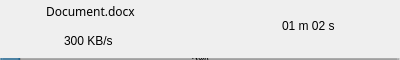
<?xml version="1.0" encoding="UTF-8"?>
<ui version="4.0">
 <class>RecentFile</class>
 <widget class="QWidget" name="RecentFile">
  <property name="geometry">
   <rect>
    <x>0</x>
    <y>0</y>
    <width>400</width>
    <height>60</height>
   </rect>
  </property>
  <property name="sizePolicy">
   <sizepolicy hsizetype="Preferred" vsizetype="Preferred">
    <horstretch>0</horstretch>
    <verstretch>0</verstretch>
   </sizepolicy>
  </property>
  <property name="minimumSize">
   <size>
    <width>400</width>
    <height>60</height>
   </size>
  </property>
  <property name="maximumSize">
   <size>
    <width>400</width>
    <height>60</height>
   </size>
  </property>
  <property name="windowTitle">
   <string/>
  </property>
  <property name="styleSheet">
   <string notr="true">RecentFile
{
	background-color: transparent;
}

#lTransferType, #lTransferTypeActive, #lFileType, #lFileTypeActive, #lGetLink, #lFileTypeCompleted, #lTransferTypeCompleted
{
	border: none;
}
</string>
  </property>
  <widget class="QStackedWidget" name="sTransferState">
   <property name="geometry">
    <rect>
     <x>0</x>
     <y>0</y>
     <width>400</width>
     <height>60</height>
    </rect>
   </property>
   <property name="minimumSize">
    <size>
     <width>400</width>
     <height>60</height>
    </size>
   </property>
   <property name="maximumSize">
    <size>
     <width>400</width>
     <height>60</height>
    </size>
   </property>
   <property name="currentIndex">
    <number>1</number>
   </property>
   <widget class="QWidget" name="completedTransfer">
    <property name="minimumSize">
     <size>
      <width>400</width>
      <height>60</height>
     </size>
    </property>
    <property name="maximumSize">
     <size>
      <width>400</width>
      <height>60</height>
     </size>
    </property>
    <layout class="QHBoxLayout" name="horizontalLayout">
     <property name="spacing">
      <number>5</number>
     </property>
     <property name="leftMargin">
      <number>20</number>
     </property>
     <property name="topMargin">
      <number>0</number>
     </property>
     <property name="rightMargin">
      <number>0</number>
     </property>
     <property name="bottomMargin">
      <number>0</number>
     </property>
     <item>
      <widget class="QPushButton" name="lTransferTypeCompleted">
       <property name="text">
        <string/>
       </property>
       <property name="icon">
        <iconset resource="../Resources_win.qrc">
         <normaloff>:/images/download_item_ico.png</normaloff>:/images/download_item_ico.png</iconset>
       </property>
       <property name="iconSize">
        <size>
         <width>12</width>
         <height>12</height>
        </size>
       </property>
      </widget>
     </item>
     <item>
      <widget class="QPushButton" name="lFileTypeCompleted">
       <property name="text">
        <string/>
       </property>
       <property name="icon">
        <iconset resource="../Resources_win.qrc">
         <normaloff>:/images/small_aftereffects.png</normaloff>:/images/small_aftereffects.png</iconset>
       </property>
       <property name="iconSize">
        <size>
         <width>20</width>
         <height>22</height>
        </size>
       </property>
      </widget>
     </item>
     <item>
      <widget class="QLabel" name="lFileNameCompleted">
       <property name="minimumSize">
        <size>
         <width>150</width>
         <height>0</height>
        </size>
       </property>
       <property name="text">
        <string>Image.jpeg</string>
       </property>
      </widget>
     </item>
     <item>
      <spacer name="horizontalSpacer">
       <property name="orientation">
        <enum>Qt::Horizontal</enum>
       </property>
       <property name="sizeHint" stdset="0">
        <size>
         <width>17</width>
         <height>20</height>
        </size>
       </property>
      </spacer>
     </item>
     <item>
      <widget class="QPushButton" name="lGetLink">
       <property name="text">
        <string/>
       </property>
       <property name="icon">
        <iconset resource="../Resources_win.qrc">
         <normaloff>:/images/clear_item_ico.png</normaloff>:/images/clear_item_ico.png</iconset>
       </property>
       <property name="iconSize">
        <size>
         <width>12</width>
         <height>12</height>
        </size>
       </property>
      </widget>
     </item>
    </layout>
   </widget>
   <widget class="QWidget" name="activeTransfer">
    <property name="minimumSize">
     <size>
      <width>400</width>
      <height>60</height>
     </size>
    </property>
    <property name="maximumSize">
     <size>
      <width>400</width>
      <height>60</height>
     </size>
    </property>
    <layout class="QVBoxLayout" name="verticalLayout_3">
     <property name="leftMargin">
      <number>0</number>
     </property>
     <property name="topMargin">
      <number>0</number>
     </property>
     <property name="rightMargin">
      <number>0</number>
     </property>
     <property name="bottomMargin">
      <number>0</number>
     </property>
     <item>
      <widget class="QWidget" name="wContainer" native="true">
       <layout class="QVBoxLayout" name="verticalLayout_4">
        <property name="leftMargin">
         <number>0</number>
        </property>
        <property name="topMargin">
         <number>0</number>
        </property>
        <property name="rightMargin">
         <number>0</number>
        </property>
        <property name="bottomMargin">
         <number>0</number>
        </property>
        <item>
         <widget class="QWidget" name="widget" native="true">
          <layout class="QVBoxLayout" name="verticalLayout_2">
           <property name="leftMargin">
            <number>0</number>
           </property>
           <property name="topMargin">
            <number>0</number>
           </property>
           <property name="rightMargin">
            <number>0</number>
           </property>
           <property name="bottomMargin">
            <number>0</number>
           </property>
           <item>
            <widget class="QWidget" name="widget_2" native="true">
             <layout class="QHBoxLayout" name="horizontalLayout_3">
              <property name="leftMargin">
               <number>0</number>
              </property>
              <property name="topMargin">
               <number>0</number>
              </property>
              <property name="rightMargin">
               <number>0</number>
              </property>
              <property name="bottomMargin">
               <number>0</number>
              </property>
              <item>
               <widget class="QPushButton" name="lFileType">
                <property name="minimumSize">
                 <size>
                  <width>40</width>
                  <height>42</height>
                 </size>
                </property>
                <property name="maximumSize">
                 <size>
                  <width>40</width>
                  <height>42</height>
                 </size>
                </property>
                <property name="text">
                 <string/>
                </property>
                <property name="icon">
                 <iconset>
                  <normalon>:/images/small_word.png</normalon>
                 </iconset>
                </property>
                <property name="iconSize">
                 <size>
                  <width>40</width>
                  <height>42</height>
                 </size>
                </property>
               </widget>
              </item>
              <item>
               <widget class="QWidget" name="wTransferItem" native="true">
                <property name="minimumSize">
                 <size>
                  <width>200</width>
                  <height>0</height>
                 </size>
                </property>
                <layout class="QVBoxLayout" name="verticalLayout">
                 <property name="leftMargin">
                  <number>0</number>
                 </property>
                 <property name="topMargin">
                  <number>0</number>
                 </property>
                 <property name="rightMargin">
                  <number>0</number>
                 </property>
                 <property name="bottomMargin">
                  <number>0</number>
                 </property>
                 <item>
                  <widget class="QLabel" name="lFileName">
                   <property name="minimumSize">
                    <size>
                     <width>150</width>
                     <height>0</height>
                    </size>
                   </property>
                   <property name="maximumSize">
                    <size>
                     <width>16777215</width>
                     <height>16777215</height>
                    </size>
                   </property>
                   <property name="font">
                    <font>
                     <family>Source Sans Pro</family>
                    </font>
                   </property>
                   <property name="focusPolicy">
                    <enum>Qt::StrongFocus</enum>
                   </property>
                   <property name="text">
                    <string>Document.docx</string>
                   </property>
                  </widget>
                 </item>
                 <item>
                  <widget class="QWidget" name="wSpeed" native="true">
                   <layout class="QHBoxLayout" name="horizontalLayout_2">
                    <property name="leftMargin">
                     <number>0</number>
                    </property>
                    <property name="topMargin">
                     <number>0</number>
                    </property>
                    <property name="rightMargin">
                     <number>0</number>
                    </property>
                    <property name="bottomMargin">
                     <number>0</number>
                    </property>
                    <item>
                     <widget class="QPushButton" name="lTransferType">
                      <property name="sizePolicy">
                       <sizepolicy hsizetype="Minimum" vsizetype="Maximum">
                        <horstretch>0</horstretch>
                        <verstretch>0</verstretch>
                       </sizepolicy>
                      </property>
                      <property name="minimumSize">
                       <size>
                        <width>12</width>
                        <height>12</height>
                       </size>
                      </property>
                      <property name="maximumSize">
                       <size>
                        <width>12</width>
                        <height>12</height>
                       </size>
                      </property>
                      <property name="focusPolicy">
                       <enum>Qt::NoFocus</enum>
                      </property>
                      <property name="styleSheet">
                       <string notr="true">border: none;</string>
                      </property>
                      <property name="text">
                       <string/>
                      </property>
                      <property name="icon">
                       <iconset>
                        <normalon>:/images/upload_item_ico.png</normalon>
                       </iconset>
                      </property>
                      <property name="iconSize">
                       <size>
                        <width>12</width>
                        <height>12</height>
                       </size>
                      </property>
                     </widget>
                    </item>
                    <item>
                     <widget class="QLabel" name="lSpeed">
                      <property name="text">
                       <string>300 KB/s</string>
                      </property>
                     </widget>
                    </item>
                   </layout>
                  </widget>
                 </item>
                </layout>
               </widget>
              </item>
              <item>
               <widget class="QPushButton" name="bClockDown">
                <property name="sizePolicy">
                 <sizepolicy hsizetype="Maximum" vsizetype="Minimum">
                  <horstretch>0</horstretch>
                  <verstretch>0</verstretch>
                 </sizepolicy>
                </property>
                <property name="minimumSize">
                 <size>
                  <width>24</width>
                  <height>24</height>
                 </size>
                </property>
                <property name="maximumSize">
                 <size>
                  <width>24</width>
                  <height>24</height>
                 </size>
                </property>
                <property name="focusPolicy">
                 <enum>Qt::NoFocus</enum>
                </property>
                <property name="text">
                 <string/>
                </property>
                <property name="icon">
                 <iconset resource="../Resources_win.qrc">
                  <normaloff>:/images/clock_ico.png</normaloff>:/images/clock_ico.png</iconset>
                </property>
                <property name="iconSize">
                 <size>
                  <width>24</width>
                  <height>24</height>
                 </size>
                </property>
                <property name="flat">
                 <bool>true</bool>
                </property>
               </widget>
              </item>
              <item>
               <widget class="QLabel" name="lRemainingTime">
                <property name="text">
                 <string>01 m 02 s</string>
                </property>
               </widget>
              </item>
             </layout>
            </widget>
           </item>
           <item>
            <widget class="QProgressBar" name="pbTransfer">
             <property name="minimumSize">
              <size>
               <width>368</width>
               <height>2</height>
              </size>
             </property>
             <property name="maximumSize">
              <size>
               <width>16777215</width>
               <height>2</height>
              </size>
             </property>
             <property name="maximum">
              <number>1000</number>
             </property>
             <property name="value">
              <number>50</number>
             </property>
            </widget>
           </item>
          </layout>
         </widget>
        </item>
       </layout>
      </widget>
     </item>
    </layout>
   </widget>
  </widget>
 </widget>
 <resources>
  <include location="../Resources_win.qrc"/>
 </resources>
 <connections/>
</ui>
